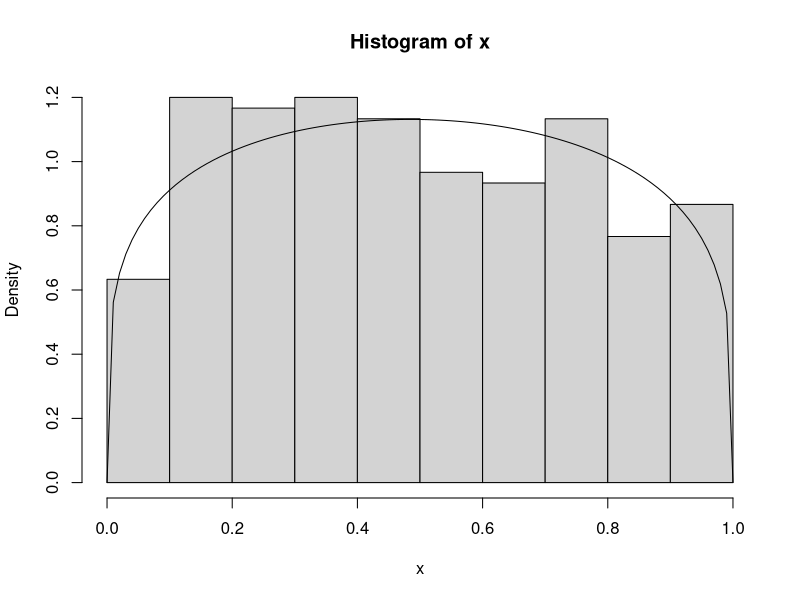

The R script that drew this image: (Note: this script raises an error after producing the figure.)
#Do a MH-MCMC Algorithm to estimate parameters alpha, beta, and gamma
library(dplyr)

mh=function(n,n0,x){
	#n is the desired sequence length
	#n0 is the "burn-in" parameter
	res=matrix(nrow=(n+n0),ncol=3)
	res[1,]=c(1,1,1)
	
	N <- length(x)
	C.alpha <- prod(x)
	C.beta <- prod((1-x))
	
	for(i in 2:(n+n0)){
			
		alpha.1 <- res[i-1,1]
		beta.1 <- res[i-1,2]
		gamma.1 <- res[i-1,3]
		
		u.alpha=1;u.beta=1;u.gamma=1
		test.alpha=0;test.beta=0;test.gamma=0;

		while(u.alpha > test.alpha)
		{
			alpha.prime <- rnorm(1,alpha.1,1)
			while(alpha.prime <= 0)
			{
				alpha.prime <- rnorm(1,alpha.1,1)
			}
			u.alpha <- runif(1)
			test.alpha <- C.alpha^(alpha.prime-alpha.1) * exp(-(alpha.prime-alpha.1)) * ((beta(alpha.1,beta.1)/beta(alpha.prime,beta.1))^N) *( dexp(alpha.1)/dexp(alpha.prime))
		}
		
		while(u.beta > test.beta)
		{
			beta.prime <- rnorm(1,beta.1,1)
			while(beta.prime <= 0)
			{
				beta.prime <- rnorm(1,beta.1,1)
			}
			u.beta <- runif(1)
			test.beta <- C.beta^(beta.prime-beta.1) * exp(-(beta.prime-beta.1)) * ((beta(alpha.1,beta.1)/beta(alpha.1,beta.prime))^N) * (dexp(beta.1)/dexp(beta.prime))
		}
		
		while(u.gamma > test.gamma)
		{
			gamma.prime <- rnorm(1,gamma.1,1)
			while(gamma.prime <= 0)
			{
				gamma.prime <- rnorm(1,gamma.1,1)
			}
			u.gamma <- runif(1)
			test.gamma <-  ((gamma.prime/gamma.1)^N) * exp(-(gamma.prime-gamma.1)) 
		}
		
		res[i,] <- c(alpha.prime, beta.prime, gamma.prime)
	}
	return(res[(n0+1):(n+n0),]) 
}

#Simulate data from uniform(0,1)
set.seed(1)
x <- runif(300)
#x <- rnorm(200,0.5,0.1)
hist(x, prob=T)

#Apply Metropolis-Hastings
re=mh(10000,5000,x)
params <- apply(re,2,mean)

#Plot results
#plot(dbeta(seq(0,1,by=0.01), shape1 = params[1], shape2 = params[2]), ylim = c(0,5))
#curve(dnorm(x,0.5,0.1), add=T)
curve(dbeta(x,shape1=params[1], shape2=params[2]), ylim=c(0,5), add=T)

#quantile(re[,3], probs=c(0.025,0.975))

#Load Goal Scoring dataset
dat<- read.csv("Goal_Scoring_Times_Clean.csv", header=T)

#Remove Stoppage Time
Time.of.Goal.ns <- vector(length=length(dat$Time.of.Goal))
for(i in 1:length(dat$Time.of.Goal))
{
	Time.of.Goal.ns[i] <- as.numeric(substr(dat$Time.of.Goal[i],1,2))
}

dat <- cbind(dat,Time.of.Goal.ns)

#Sample 300 points from data and apply MH
y <- sample(dat$Time.of.Goal.ns/90.01,300)
re=mh(10000,5000,y)
params <- apply(re,2,mean)

#Plot results
hist(y, probability = T)
curve(dbeta(x,shape1=params[1], shape2=params[2]), ylim=c(0,5), add=T)
#plot(dbeta(seq(0,1,by=0.01), shape1 = params[1], shape2 = params[2]), ylim = c(0,2))
